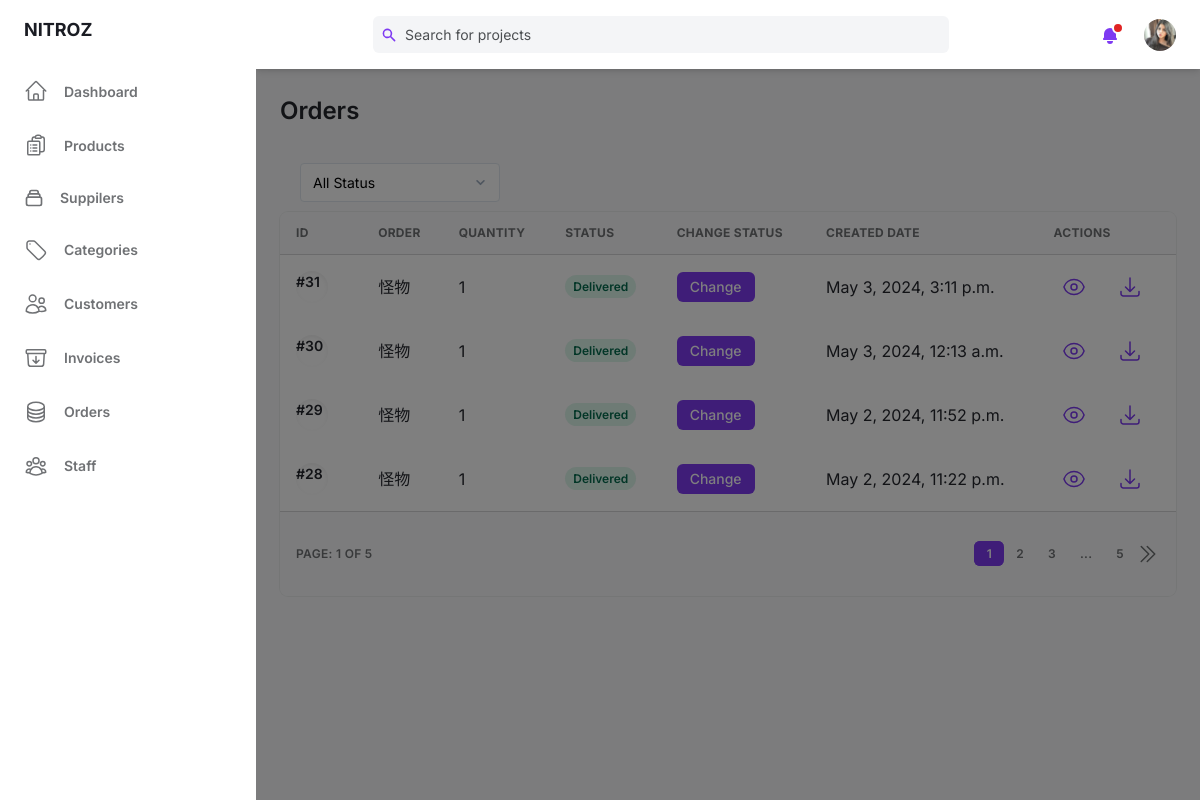
/super/order/ (signed in), run on an earlier commit of the app's database.
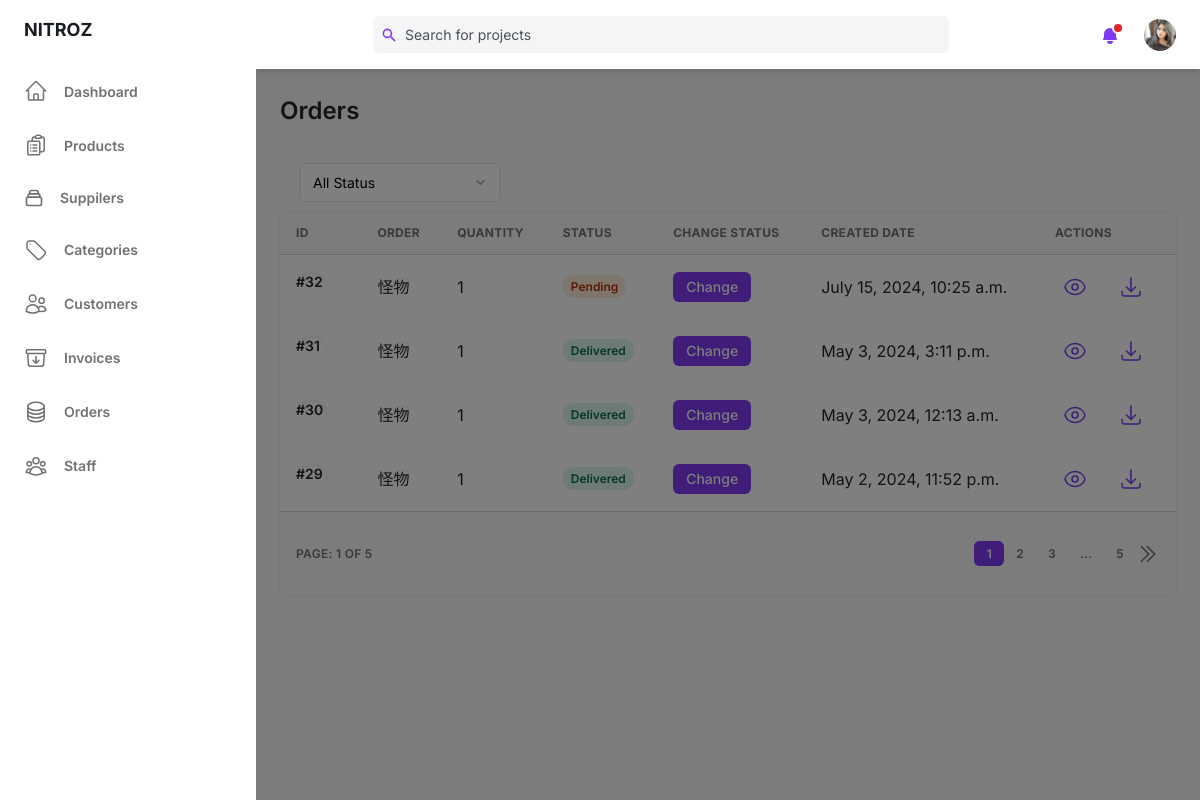
And on a later commit of the database.
### base/models.py (models this page shows, shortened)
class Order(models.Model):
    user = models.ForeignKey(User,on_delete=models.DO_NOTHING)
    status = models.SmallIntegerField(default=1)
    updated = models.DateTimeField(auto_now=True)
    created = models.DateTimeField(auto_now_add=True)
    class Meta:
        ordering = ['-created']

class User(AbstractUser):
    birth = models.DateField(blank=True,null=True)
    gender = models.BooleanField(default=False)
    email = models.EmailField(unique=True)
    phone = models.CharField(max_length=10,blank=True,null=True)
    avatar = models.ImageField(null=True,blank=True,upload_to='users/',default= 'users/avatar.svg')
    old_cart = models.CharField(max_length=200, blank=True, null=True)
    updated = models.DateTimeField(auto_now=True)
    created = models.DateTimeField(auto_now_add=True)
    USERNAME_FIELD = 'email'
    REQUIRED_FIELDS = []
    @property
    def ImageURL(self):
        try:
            url = self.avatar.url
        except:
            url = ''
        return url
    objects = CustomUserManager()

class OrderItem(models.Model):
    order = models.ForeignKey(Order,on_delete=models.CASCADE)
    product = models.ForeignKey(Product, on_delete=models.DO_NOTHING)
    quantity = models.PositiveIntegerField(default=0, null=True, blank=True)
    updated = models.DateTimeField(auto_now=True)
    added = models.DateTimeField(auto_now_add=True)

### base/views.py (the view)
    def wrapper(request, *args, **kwargs):
        if not request.user.is_authenticated or not request.user.is_staff:
            messages.error(request,"You are not allow to do that action!")
            return redirect('admin_login')
        return view_func(request, *args, **kwargs)

### base/context_processors.py (called while the page is built)
def cart(request):
    return {'cart': Cart(request)}

### base/views.py (called while the page is built)
def staff_required(view_func):
    def wrapper(request, *args, **kwargs):
        if not request.user.is_authenticated or not request.user.is_staff:
            messages.error(request,"You are not allow to do that action!")
            return redirect('admin_login')
        return view_func(request, *args, **kwargs)
    return wrapper

### base/templates/base/admin/order.html (shortened to what the changed rows need)
{% extends "admin/main.html" %}
{% block content %}
<main class="h-full pb-16 overflow-y-auto">
    <div class="container grid px-6 mx-auto">
    {% if pageView == 'read' %}
    <h2 class="my-6 text-2xl font-semibold text-gray-700 dark:text-gray-200">Orders</h2>
    {% endif %}
    {% if pageView == 'read' %}
      <div class="w-full overflow-hidden rounded-lg shadow-xs">
        <div class="w-full overflow-x-auto">
            <table class="w-full whitespace-no-wrap">
                <thead>
                <tr class="text-xs font-semibold tracking-wide text-left text-gray-500 uppercase border-b dark:border-gray-700 bg-gray-50 dark:text-gray-400 dark:bg-gray-800">
                    <th class="px-4 py-3">ID</th>
                    <th class="px-4 py-3">Order</th>
                    <th class="px-4 py-3">Quantity</th>
                    <th class="px-4 py-3">Status</th>
                    <th class="px-4 py-3">Change Status</th>
                    <th class="px-4 py-3">Created Date</th>
                    <th class="px-4 py-3">Actions</th>
                </tr>
                </thead>
                {% for order in page.object_list %}
                <tbody class="bg-white divide-y dark:divide-gray-700 dark:bg-gray-800">
                <tr class="text-gray-700 dark:text-gray-400">
                    <td class="px-4 py-3">
                    <div class="flex items-center text-sm">
                        <div class="relative hidden w-8 h-8 mr-3 rounded-full md:block">
                        <div class="absolute inset-0 rounded-full shadow-inner" aria-hidden="true"></div>
                        <p class="font-semibold">#{{order.id}}</p>
                        </div>
                    </div>
                    </td>
                    <td class="px-4 py-3">{{order.user.username}}</td>
                    <td class="px-4 py-3">{{order.orderitem_set.all|length}}</td>
                    <td class="px-4 py-3 text-xs">
                        {% if order.status == 1 %}
                        <span class="px-2 py-1 font-semibold leading-tight text-orange-700 bg-orange-100 rounded-full dark:text-white dark:bg-orange-600">
                        Pending</span>
                        {% elif order.status == 2 %}
                        <span class="px-2 py-1 font-semibold leading-tight text-dark-700 bg-blue-100 rounded-full dark:bg-blue-700 dark:text-dark-100">
                            Processing</span>
                        </td>
                        {% elif order.status == 3 %}
                        <span class="px-2 py-1 font-semibold leading-tight text-gray-700 bg-gray-100 rounded-full dark:text-gray-100 dark:bg-gray-700">
                        Cancel</span>
                        {% elif order.status == 4 %}
                        <span class="px-2 py-1 font-semibold leading-tight text-green-700 bg-green-100 rounded-full dark:text-green-100 dark:bg-green-700">
                            Delivered</span>
                        {% endif %}
                    </td>
                    <td class="px-4 py-3">
                      {% if order.status == 1 or order.status == 2 %}
                      <button class="px-3 py-1 text-sm font-medium leading-5 text-white transition-colors duration-150 bg-purple-600 border border-transparent rounded-md active:bg-purple-600 hover:bg-purple-700 focus:outline-none focus:shadow-outline-purple">
                        <a href="{% url "updateOrderStatus" order.id %}">Change</a>
                      </button>
                      {% elif request.user.is_superuser %}
                      <button class="px-3 py-1 text-sm font-medium leading-5 text-white transition-colors duration-150 bg-purple-600 border border-transparent rounded-md active:bg-purple-600 hover:bg-purple-700 focus:outline-none focus:shadow-outline-purple">
                        <a href="{% url "updateOrderStatus" order.id %}">Change</a>
                      </button>
                      {% endif %}
                    </td>
                    <td class="px-4 py-3">{{order.created}}</td>
                    <td class="px-4 py-3">
                    <div class="flex items-center space-x-4 text-sm">
                        <button class="flex items-center justify-between px-2 py-2 text-sm font-medium leading-5 text-purple-600 rounded-lg dark:text-gray-400 focus:outline-none focus:shadow-outline-gray"
                        aria-label="Edit"><a href="{% url "orderDetail" order.id %}">
                            </a>
                        </button>
                        <button class="flex items-center justify-between px-2 py-2 text-sm font-medium leading-5 text-purple-600 rounded-lg dark:text-gray-400 focus:outline-none focus:shadow-outline-gray"
                        aria-label="Edit"><a href="{% url "generateOrderPDF" order.id %}">
                          <svg xmlns="http://www.w3.org/2000/svg" fill="none" viewBox="0 0 24 24" stroke-width="1.5" stroke="currentColor" class="w-6 h-6">
                            <path stroke-linecap="round" stroke-linejoin="round" d="M3 16.5v2.25A2.25 2.25 0 0 0 5.25 21h13.5A2.25 2.25 0 0 0 21 18.75V16.5M16.5 12 12 16.5m0 0L7.5 12m4.5 4.5V3" />
                          </svg></a>
                        </button>
                    </div>
                    </td>
                </tr>
                </tbody>
                {% endfor %}
            </table>
        </div>
        <div
          class="grid px-4 py-3 text-xs font-semibold tracking-wide text-gray-500 uppercase border-t dark:border-gray-700 bg-gray-50 sm:grid-cols-9 dark:text-gray-400 dark:bg-gray-800"
        >
          <span class="flex col-span-4 mt-2 sm:mt-auto sm:justify-end">
            <nav aria-label="Table navigation">
              <ul class="inline-flex items-center">
                {% for num_page in page.paginator.page_range %}
                    {% if num_page == 1 or num_page == page.paginator.num_pages or num_page == page.number or num_page == page.number|add:"-1" or num_page == page.number|add:"-2" or num_page == page.number|add:"1" or num_page == page.number|add:"2" %}
                        {% if page.number == num_page %}
                        <li><a class="px-3 py-1 text-white transition-colors duration-150 bg-purple-600 border border-r-0 border-purple-600 rounded-md focus:outline-none focus:shadow-outline-purple"
                        href="{% url 'orderAdmin' %}?page={{num_page}}{% if request.GET.q %}&q={{ request.GET.q }}{% endif %}">{{num_page}}</a>
                        </li>
                        {% else %}
                        <li><a class="px-3 py-1 rounded-md focus:outline-none focus:shadow-outline-purple"
                        href="{% url 'orderAdmin' %}?page={{num_page}}{% if request.GET.q %}&q={{ request.GET.q }}{% endif %}">{{num_page}}</a>
                        </li>
                        {% endif %}
                    {% elif num_page == page.paginator.num_pages|add:"-1" or num_page == 2 %}
                        <li><span class="px-3 py-1">...</span></li>
                    {% endif %}
                {% endfor %}
              </ul>
            </nav>
          </span>
        </div>
      </div>
    {% endif %}
    </div>
</main>
{% endblock content %}

What changed in the data, as far as the page shows it:
no longer on this page (row unchanged): Order: id "28", user.username "怪物", orderitem_set.all|length "1", status "Delivered", created "May 2, 2024, 11:22 p.m."
added Order: id "32", user.username "怪物", orderitem_set.all|length "1", status "Pending", created "July 15, 2024, 10:25 a.m."
